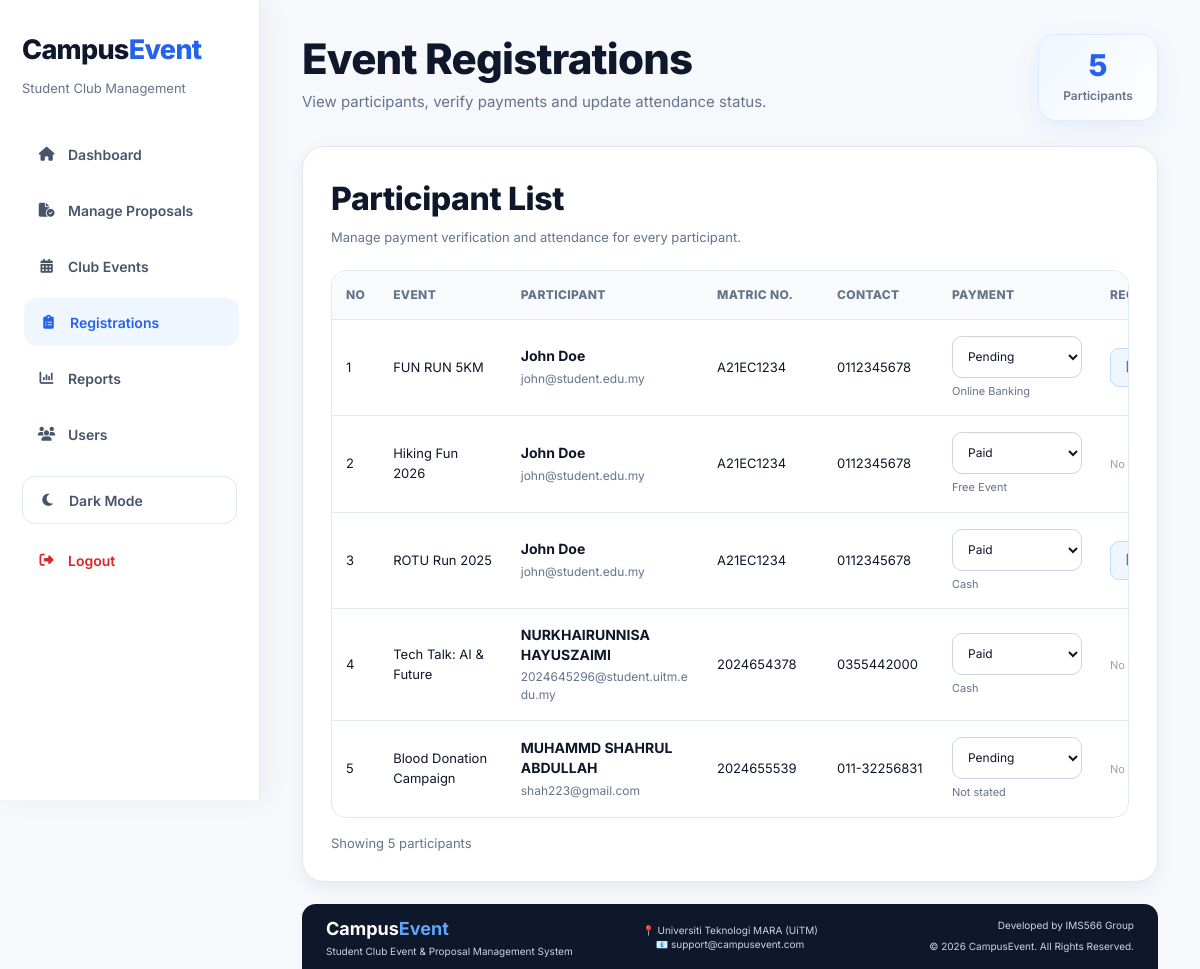
Screenshot of /registrations.php?error=invalid (signed in) with the database file from the repository.
### tables this page shows
CREATE TABLE `registrations` (
  `registration_id` int(11) NOT NULL,
  `event_id` int(11) DEFAULT NULL,
  `user_id` int(11) DEFAULT NULL,
  `full_name` varchar(100) NOT NULL,
  `matric_no` varchar(20) NOT NULL,
  `email` varchar(100) NOT NULL,
  `phone` varchar(20) DEFAULT NULL,
  `payment_status` enum('Pending','Paid') DEFAULT 'Pending',
  `register_date` datetime DEFAULT current_timestamp(),
  `attendance_status` enum('Registered','Attended','Absent') DEFAULT 'Registered',
  `certificate_status` enum('Not Generated','Generated') NOT NULL DEFAULT 'Not Generated',
  `certificate_number` varchar(100) DEFAULT NULL,
  `certificate_generated_at` datetime DEFAULT NULL,
  `payment_method` varchar(50) DEFAULT NULL,
  `receipt` varchar(255) DEFAULT NULL
);

CREATE TABLE `events` (
  `event_id` int(11) NOT NULL,
  `proposal_id` int(11) DEFAULT NULL,
  `event_name` varchar(150) NOT NULL,
  `event_date` date NOT NULL,
  `event_time` time NOT NULL,
  `location` varchar(150) NOT NULL,
  `description` text DEFAULT NULL,
  `budget` decimal(10,2) DEFAULT NULL,
  `status` enum('Upcoming','Completed','Cancelled') DEFAULT 'Upcoming',
  `created_at` timestamp NOT NULL DEFAULT current_timestamp(),
  `poster` varchar(255) DEFAULT NULL,
  `report_status` varchar(20) DEFAULT 'Pending',
  `report_remark` text DEFAULT NULL,
  `report_summary` text DEFAULT NULL,
  `club_name` varchar(100) DEFAULT NULL,
  `event_fee` decimal(10,2) DEFAULT 0.00
);

### registrations.php (the view, shortened to what this page needs)
<?php
include 'includes/db.php';
$registrations = mysqli_query($conn, "
    SELECT registrations.*, events.event_name
    FROM registrations
    INNER JOIN events
        ON registrations.event_id = events.event_id
    ORDER BY registrations.registration_id DESC
");
$totalRegistrations = mysqli_num_rows($registrations);
?>
<!DOCTYPE html>
<html lang="en">
<head>
    <link rel="stylesheet" href="assets/css/style.css?v=160">
    <link rel="stylesheet" href="https://cdnjs.cloudflare.com/ajax/libs/font-awesome/6.5.2/css/all.min.css">
</head>
<body>
    <?php include 'includes/sidebar.php'; ?>
    <div class="main">
        <div class="page-header">
            <div>
                <h1>Event Registrations</h1>
                <p>
                    View participants, verify payments and update attendance status.
                </p>
            </div>
            <div class="page-summary">
                <span><?php echo $totalRegistrations; ?></span>
                <small>
                    Participant<?php echo $totalRegistrations !== 1 ? 's' : ''; ?>
                </small>
            </div>
        </div>
        <div class="card registrations-card">
            <div class="section-header">
                <div>
                    <h2>Participant List</h2>
                    <p>
                        Manage payment verification and attendance for every participant.
                    </p>
                </div>
            </div>
            <div class="table-responsive">
                <table class="registrations-table">
                    <thead>
                        <tr>
                            <th>No</th>
                            <th>Event</th>
                            <th>Participant</th>
                            <th>Matric No.</th>
                            <th>Contact</th>
                            <th>Payment</th>
                            <th>Receipt</th>
                        </tr>
                    </thead>
                    <tbody>
                        <?php if ($totalRegistrations > 0) { ?>
                            <?php
                            $no = 1;
                            while ($row = mysqli_fetch_assoc($registrations)) {
                                $formId = "updateForm" . (int) $row['registration_id'];
                                ?>
                                <tr>
                                    <td>
                                        <?php echo $no++; ?>
                                    </td>
                                    <td>
                                        <div class="registration-event">
                                            <?php echo htmlspecialchars($row['event_name']); ?>
                                        </div>
                                    </td>
                                    <td>
                                        <div class="participant-info">
                                            <strong>
                                                <?php echo htmlspecialchars($row['full_name']); ?>
                                            </strong>
                                            <small>
                                                <?php echo htmlspecialchars($row['email']); ?>
                                            </small>
                                        </div>
                                    </td>
                                    <td class="nowrap-cell">
                                        <?php echo htmlspecialchars($row['matric_no']); ?>
                                    </td>
                                    <td class="contact-cell">
                                        <?php echo htmlspecialchars($row['phone']); ?>
                                    </td>
                                    <td>
                                        <div class="status-control">
                                            <select name="payment_status" form="<?php echo $formId; ?>" required>
                                                <option value="Pending Verification" <?php
                                                echo $row['payment_status'] ===
                                                    'Pending Verification'
                                                    ? 'selected'
                                                    : '';
                                                ?>>
                                                    Pending
                                                </option>
                                                <option value="Paid" <?php
                                                echo $row['payment_status'] === 'Paid'
                                                    ? 'selected'
                                                    : '';
                                                ?>>
                                                    Paid
                                                </option>
                                            </select>
                                            <small>
                                                <?php
                                                echo !empty($row['payment_method'])
                                                    ? htmlspecialchars($row['payment_method'])
                                                    : 'Not stated';
                                                ?>
                                            </small>
                                        </div>
                                    </td>
                                    <td>
                                        <?php if (!empty($row['receipt'])) { ?>
                                            <a class="btn-receipt" href="assets/receipts/<?php
                                            echo rawurlencode($row['receipt']);
                                            ?>" target="_blank" rel="noopener">
                                                <i class="fa-regular fa-file-lines"></i>
                                            </a>
                                        <?php } else { ?>
                                            <span class="no-receipt">
                                                No receipt
                                            </span>
                                        <?php } ?>
                                    </td>
                                </tr>
                            <?php } ?>
                        <?php } ?>
                    </tbody>
                </table>
            </div>
            <?php if ($totalRegistrations > 0) { ?>
                <div class="table-footer">
                    Showing <?php echo $totalRegistrations; ?>
                    participant<?php echo $totalRegistrations !== 1 ? 's' : ''; ?>
                </div>
            <?php } ?>
        </div>
        <div class="footer-small">
            <?php include 'includes/footer.php'; ?>
        </div>
    </div>
</body>
</html>

### rows the page displays
registrations: event.event_name "FUN RUN 5KM", full_name "John Doe", email "john@student.edu.my", matric_no "A21EC1234", phone "0112345678", payment_status "Pending", payment_method "Online Banking"
registrations: event.event_name "Hiking Fun 2026", full_name "John Doe", email "john@student.edu.my", matric_no "A21EC1234", phone "0112345678", payment_status "Paid", payment_method "Free Event", receipt "No…"
registrations: event.event_name "ROTU Run 2025", full_name "John Doe", email "john@student.edu.my", matric_no "A21EC1234", phone "0112345678", payment_status "Paid", payment_method "Cash"
registrations: event.event_name "Tech Talk: AI & Future", full_name "NURKHAIRUNNISA HAYUSZAIMI", email "2024645296@student.uitm.edu.my", matric_no "2024654378", phone "0355442000", payment_status "Paid", payment_method "Cash", receipt "No…"
registrations: event.event_name "Blood Donation Campaign", full_name "MUHAMMD SHAHRUL ABDULLAH", email "shah223@gmail.com", matric_no "2024655539", phone "011-32256831", payment_status "Pending", shows "Not stated", shows "No…"

### other values shown
$totalRegistrations "5"
